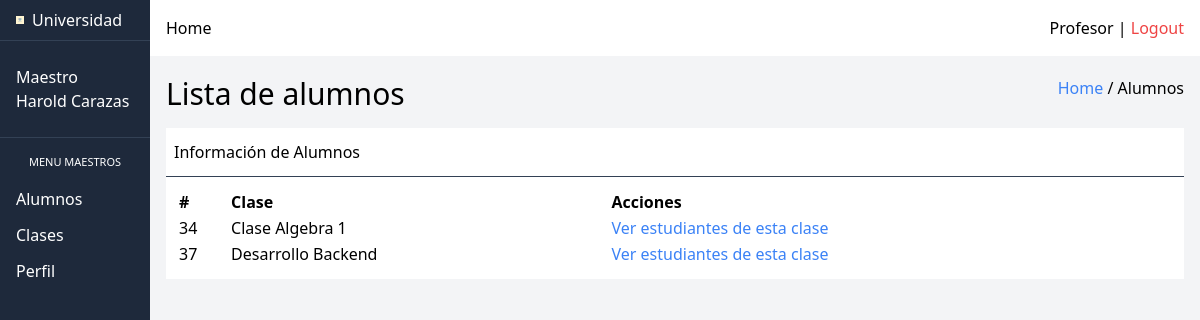
Page /index.php?action=show-clases-table (signed in) on the committed database.
### tables this page shows
CREATE TABLE `clases` (
  `id` int(11) NOT NULL,
  `name` varchar(150) NOT NULL,
  `instructor_id` int(11) DEFAULT NULL
);

### src/DB.php (called while the page is built, shortened)
<?php
class DB
{
    private $pdo;
    public function __construct()
    {
        try {
            $host = $_ENV["DB_HOST"];
            $dbname = $_ENV["DB_DATABASE"];
            $port = $_ENV["DB_PORT"];
            $username = $_ENV["DB_USERNAME"];
            $password = $_ENV["DB_PASSWORD"];
            $attributes = [PDO::ATTR_ERRMODE => PDO::ERRMODE_EXCEPTION];
            $dsn = "mysql:host=$host;dbname=$dbname;port=$port";
            $this->pdo = new PDO($dsn, $username, $password, $attributes);
        } catch (PDOException $e) {
            echo "ERROR: " . $e->getMessage();
        }
    }
    public function connect()
    {
        return $this->pdo;
    }
}
?>

### src/models/Clases.php (called while the page is built, shortened)
<?php
require_once($_SERVER["DOCUMENT_ROOT"] . "/src/DB.php");
class Clases
{
    public function findClasesByInstructorId($id)
    {
        $query = "
        SELECT clases.name as class_name, clases.id as class_id, instructor_id
        FROM clases
        WHERE instructor_id = :id;
        ";
        $pdo = new DB();
        $stmnt = $pdo->connect()->prepare($query);
        $stmnt->bindParam(":id", $id, PDO::PARAM_INT);
        $stmnt->execute();
        $data = [];
        while ($row = $stmnt->fetch(PDO::FETCH_ASSOC)) {
            array_push($data, $row);
        }
        return $data;
    }
}
?>

### src/views/instructor/clases-table.php (the view, shortened to what this page needs)
<?php require $_SERVER['DOCUMENT_ROOT'] . '/src/templates/head.php'; ?>
</head>
<body>
    <div class="grid grid-cols-8 grid-flow-col">
        <?php require $_SERVER['DOCUMENT_ROOT'] . '/src/views/instructor/nav-aside.php'; ?>
        <main>
            <section class="p-4 ">
                <div class="flex justify-between mb-4">
                    <h1 class="text-3xl">Lista de alumnos</h1>
                    <div>
                        <a class="text-blue-500" href="/index.php">Home</a> / Alumnos
                    </div>
                </div>
                <div class="bg-white  divide-y divide-slate-700">
                    <div class="flex justify-between items-center px-2 py-3">
                        <span>Información de Alumnos</span>
                    </div>
                    <div class="p-3">
                        <table class="w-full ">
                            <thead>
                                <tr>
                                    <td class="font-bold">#</td>
                                    <td class="font-bold">Clase</td>
                                    <td class="font-bold">Acciones</td>
                                </tr>
                            </thead>
                            <tbody>
                                <?php foreach ($clases as $row) { ?>
                                    <tr>
                                        <td><?= $row["class_id"] ?></td>
                                        <td><?= $row["class_name"] ?></td>
                                        <td class="text-blue-500"><a href="/index.php?action=show-student-class&class_id=<?= $row["class_id"] ?>&class_name=<?= $row["class_name"] ?>">Ver estudiantes de esta clase</a></td>
                                    </tr>
                                <?php } ?>
                            </tbody>
                        </table>
                    </div>
                </div>
            </section>
        </main>
    </div>
    </div>
</body>
</html>

### rows in the picture
clases: id "34", name "Clase Algebra 1"
clases: id "37", name "Desarrollo Backend"

### other values in the picture
$_SESSION["userData"]["firstname"] "Harold"
$_SESSION["userData"]["lastname"] "Carazas"
